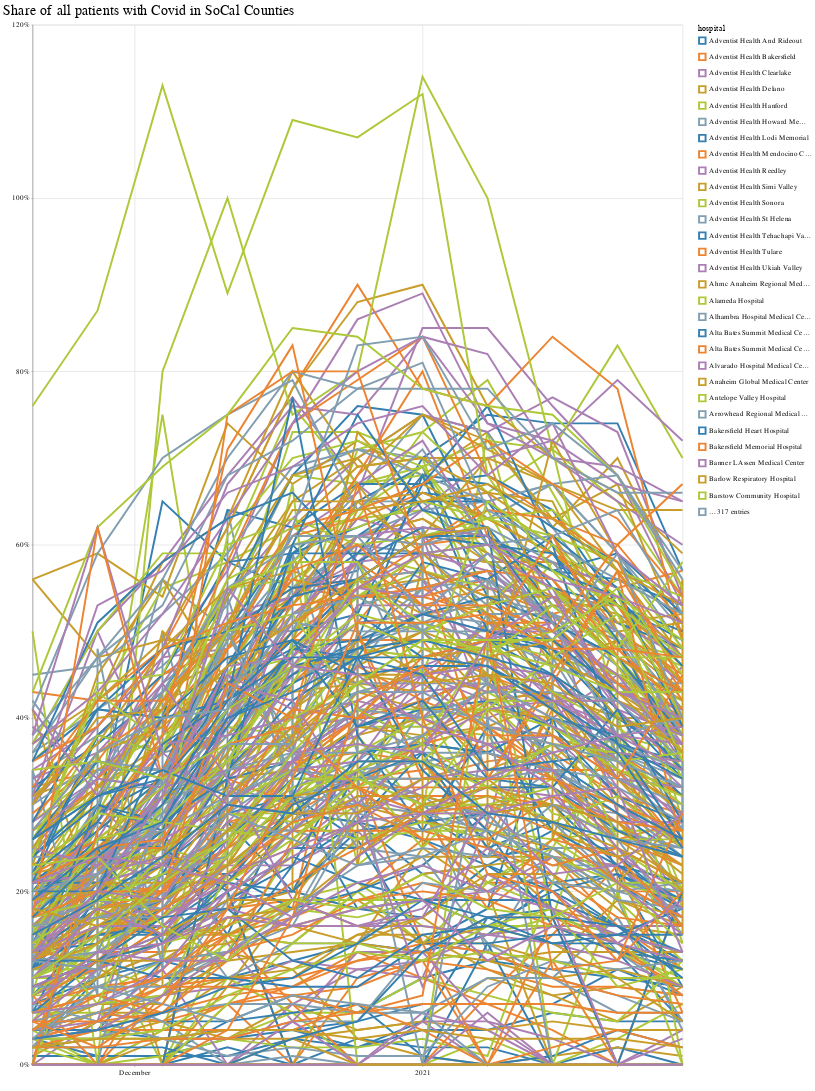

Notebook cell for this chart:
### Code cell
alt.Chart(surge_la).mark_line().encode(
    x=alt.X("week:T", axis=alt.Axis(format="", title=" ", tickCount=3)),
    y=alt.Y(
        "covid_patients_share",
        title=" ",
        axis=alt.Axis(format="%", title="", tickCount=6),
    ),
    color=alt.Facet("hospital"),
).properties(
    width=1000, height=1600, title="Share of all patients with Covid in SoCal Counties"
)

### Figure 1 — Vega-Lite specification as saved in the notebook (floating-point values rounded to 4 significant figures; data arrays with more than 128 entries replaced by an {"elided": "..."} marker saying what was removed)
{"config": {"view": {"width": 800, "height": 450}, "background": "#ffffff", "title": {"anchor": "start", "font": "Benton Gothic Bold, sans", "fontColor": "#000000", "fontSize": 22, "fontWeight": "normal"}, "arc": {"fill": "#82c6df"}, "area": {"fill": "#82c6df"}, "line": {"stroke": "#82c6df", "strokeWidth": 3}, "path": {"stroke": "#82c6df"}, "rect": {"fill": "#82c6df"}, "shape": {"stroke": "#82c6df"}, "bar": {"fill": "#82c6df"}, "point": {"stroke": "#82c6df"}, "symbol": {"fill": "#82c6df", "size": 30}, "axis": {"titleFont": "Benton Gothic Bold, sans", "titleFontSize": 13, "titleFontWeight": "normal", "labelFont": "Benton Gothic, sans", "labelFontSize": 11.5, "labelFontWeight": "normal"}, "axisX": {"labelAngle": 0, "labelPadding": 4, "tickSize": 3}, "axisY": {"labelBaseline": "middle", "maxExtent": 45, "minExtent": 45, "tickSize": 2, "titleAlign": "left", "titleAngle": 0, "titleX": -45, "titleY": -11}, "legend": {"titleFont": "Benton Gothic Bold, sans", "titleFontSize": 13, "titleFontWeight": "normal", "symbolType": "square", "labelFont": "Benton Gothic, sans", "labelFontSize": 11.5}, "range": {"category": ["#3580b1", "#ec8431", "#ab7fb4", "#c89d29", "#adc839", "#829eb1"], "diverging": ["#e68a4f", "#f4bb6a", "#f9e39c", "#dadfe2", "#a6b7c6", "#849eae"], "heatmap": ["#fbf2c7", "#f9e39c", "#f8d36e", "#f4bb6a", "#e68a4f", "#d15a40", "#ab4232"], "ordinal": ["#fbf2c7", "#f9e39c", "#f8d36e", "#f4bb6a", "#e68a4f", "#d15a40", "#ab4232"], "ramp": ["#fbf2c7", "#f9e39c", "#f8d36e", "#f4bb6a", "#e68a4f", "#d15a40", "#ab4232"]}}, "data": {"name": "data-2036ecdc3a349db47e9310d672c2d038"}, "mark": "line", "encoding": {"color": {"type": "nominal", "field": "hospital"}, "x": {"type": "temporal", "axis": {"format": "", "tickCount": 3, "title": " "}, "field": "week"}, "y": {"type": "quantitative", "axis": {"format": "%", "tickCount": 6, "title": ""}, "field": "covid_patients_share", "title": " "}}, "height": 1600, "title": "Share of all patients with Covid in SoCal Counties", "width": 1000, "$schema": "https://vega.github.io/schema/vega-lite/v4.8.1.json", "datasets": {"data-2036ecdc3a349db47e9310d672c2d038": {"elided": "3821 records"}}}
